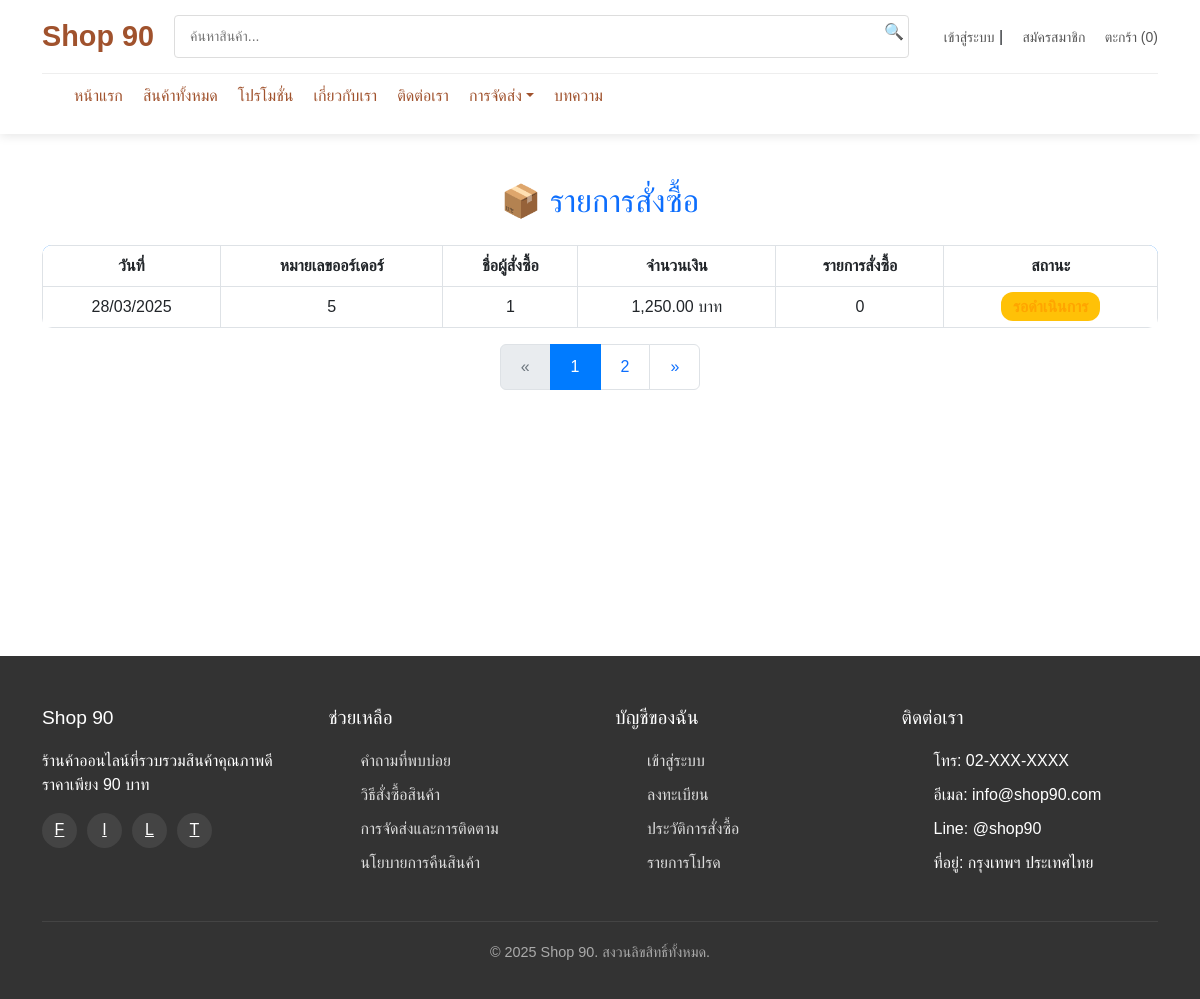
The page /page/order_list.php on the database its author committed.
### tables this page shows
CREATE TABLE `orders` (
  `order_id` int(11) NOT NULL,
  `user_id` int(11) NOT NULL,
  `product_id` int(255) NOT NULL,
  `total_price` decimal(10,2) NOT NULL,
  `created_at` timestamp NOT NULL DEFAULT current_timestamp(),
  `status` enum('รอดำเนินการ','กำลังจัดส่ง','สำเร็จ','ยกเลิก') NOT NULL DEFAULT 'รอดำเนินการ'
);

### page/order_list.php (the view, shortened to what this page needs)
<?php
include('../includes/header.php');
$limit = 1;
$page = isset($_GET['page']) ? (int)$_GET['page'] : 1;
$start = ($page - 1) * $limit;
$sql = "SELECT * FROM orders ORDER BY created_at DESC LIMIT $start, $limit";
$result = $conn->query($sql);
$count_sql = "SELECT COUNT(*) AS total FROM orders";
$count_result = $conn->query($count_sql);
$total_orders = $count_result->fetch_assoc()['total'];
$total_pages = ceil($total_orders / $limit);
?>
<body>
    <div class="container mt-5">
        <h2 class="mb-4 text-center text-primary">📦 รายการสั่งซื้อ</h2>
        <div class="table-responsive">
            <table class="table table-bordered order-table">
                <thead>
                    <tr class="text-center">
                        <th>วันที่</th>
                        <th>หมายเลขออร์เดอร์</th>
                        <th>ชื่อผู้สั่งซื้อ</th>
                        <th>จำนวนเงิน</th>
                        <th>รายการสั่งซื้อ</th>
                        <th>สถานะ</th>
                    </tr>
                </thead>
                <tbody>
                    <?php while ($row = $result->fetch_assoc()): ?>
                    <tr class="text-center align-middle">
                        <td><?= date('d/m/Y', strtotime($row['created_at'])) ?></td>
                        <td><?= htmlspecialchars($row['order_id']) ?></td>
                        <td><?= htmlspecialchars($row['user_id']) ?></td>
                        <td><?= number_format($row['total_price'], 2) ?> บาท</td>
                        <td><?= htmlspecialchars($row['product_id']) ?></td>
                        <td>
                            <span class="status-badge status-<?= htmlspecialchars($row['status']) ?>">
                            </span>
                        </td>
                    </tr>
                    <?php endwhile; ?>
                </tbody>
            </table>
        </div>
        <nav aria-label="Page navigation">
            <ul class="pagination justify-content-center">
                <li class="page-item <?= ($page == 1) ? 'disabled' : '' ?>">
                    <a class="page-link" href="?page=<?= $page - 1 ?>" aria-label="Previous">
                        <span aria-hidden="true">&laquo;</span>
                    </a>
                </li>
                <?php for ($i = 1; $i <= $total_pages; $i++): ?>
                <li class="page-item <?= ($page == $i) ? 'active' : '' ?>">
                    <a class="page-link" href="?page=<?= $i ?>"><?= $i ?></a>
                </li>
                <?php endfor; ?>
                <li class="page-item <?= ($page == $total_pages) ? 'disabled' : '' ?>">
                    <a class="page-link" href="?page=<?= $page + 1 ?>" aria-label="Next">
                        <span aria-hidden="true">&raquo;</span>
                    </a>
                </li>
            </ul>
        </nav>
    </div>
</body>
</html>
<?php include('../includes/footer.php'); ?>

### assets/css/style.css (style rules this page uses)
* { box-sizing: border-box; margin: 0; padding: 0; font-family: 'Prompt', sans-serif; }
body { background-color: #f8f9fa; color: #333; line-height: 1.6; }
.container { max-width: 1200px; margin: 0 auto; padding: 0 20px; }
a { color: #A0522D; text-decoration: none; }

### assets/css/product.css (style rules this page uses)
body { font-family: 'Arial', sans-serif; margin: 0; padding: 0; background-color: #f5f5f5; }

### assets/css/profile.css (style rules this page uses)
:root { --main-color: #A0522D; --text-dark: #333; --bg-light: #f5f5f5; --border-radius: 12px; --shadow-light: 0px 2px 10px rgba(0, 0, 0, 0.1); }

### assets/css/modal.css (style rules this page uses)
h2 { color: #333; text-align: center; margin-bottom: 20px; }

### assets/css/order_tracking.css (style rules this page uses)
h2 { text-align: center; color: #333; font-size: 24px; margin-bottom: 20px; }

### assets/css/order_list.css (style rules this page uses)
.order-table { border-radius: 10px; overflow: hidden; }
.order-table thead { background-color: #007bff; color: white; }
.status-badge { padding: 6px 12px; border-radius: 12px; font-weight: bold; }
.status-รอดำเนินการ { background-color: #ffc107; color: black; }
.pagination .page-item.active .page-link { background-color: #007bff; border-color: #007bff; color: white; margin-bottom: 250px; }
.pagination .page-item.disabled .page-link { color: #6c757d; }
.pagination .page-link { padding: 10px 20px; }

### assets/css/order_history.css (style rules this page uses)
.status-รอดำเนินการ { color: orange; font-weight: 600; }

### rows shown on the page
orders: created_at "28/03/2025", order_id "5", user "1", total_price "1,250.00", product "0"
